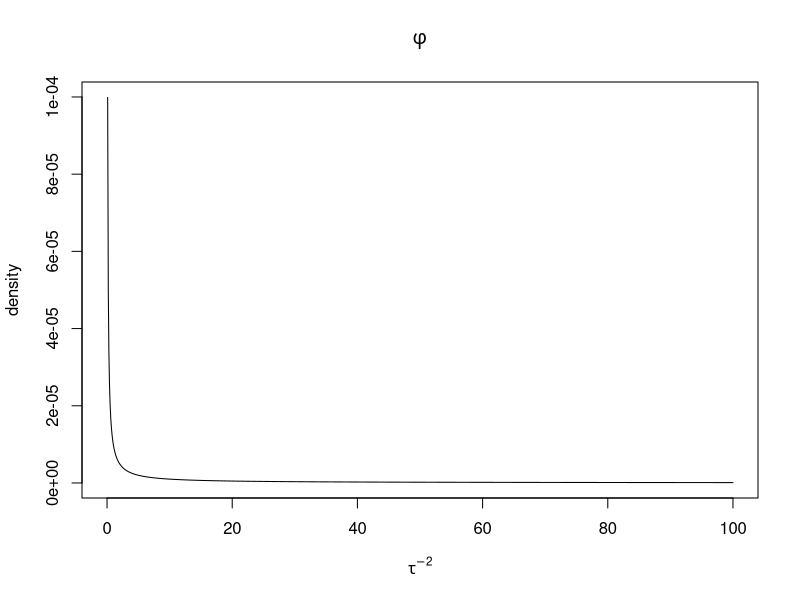

This figure's R source:
## ---- chunk 1
# R options
options(
  htmltools.dir.version = FALSE, # for blogdown
  show.signif.stars = FALSE,     # for regression output
  warm = 1,
  width=72
  )
# Set dpi and height for images
library(knitr)
knitr::opts_chunk$set(fig.height = 2.65, dpi = 300,fig.align='center',fig.show='hold',size='footnotesize', small.mar=TRUE) 
# For nonsese...
htmltools::tagList(rmarkdown::html_dependency_font_awesome())
## ---- chunk 2
#| fig-height: 4
phi = seq(0.000, 100, length=1000)
plot(phi, dgamma(phi, 10e-6, 10e-6), xlab=expression(tau^-2), ylab="density", type="l")
title(expression(phi))
